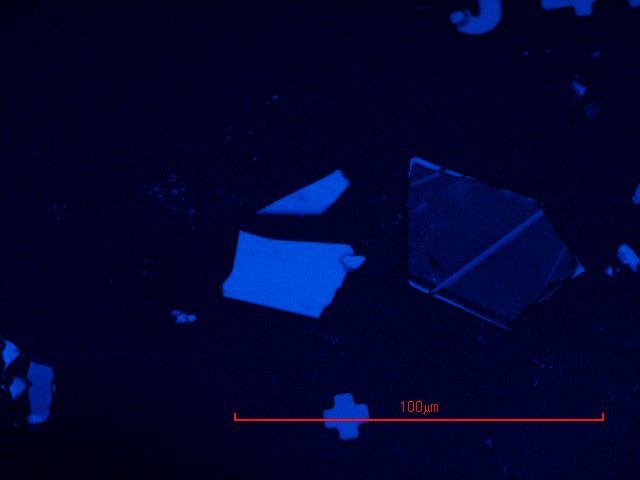
#> input picture DSL30002.TIF, 640 x 480 px, found by its file name
$ jupyter execute --allow-errors 'tmm_reflectivity filters.ipynb'   (shell and % lines are left out)
#> lines starting #> are read from the running program, lines starting #| are printed output that depends on the picture
An updated worksheet for measuring the thickness of 2D materials using a microscope.

August 12 2020 version

See also https://arxiv.org/pdf/1303.3300.pdf and Dave Northeast's paper in MRX.

[cell 1]
"""
importing modules
"""
import matplotlib.pyplot as plt
import numpy as np
import tmm as tmm
from tmm import color
import math
inf = math.inf
from scipy.interpolate import interp1d
import colorpy.illuminants
import colorpy.colormodels
from scipy.optimize import curve_fit
from pylab import *

import pandas as pd

#> (a cell that did not finish here is left out)

[cell 3]
# [60 lines left out: function calc_transmittances, not called in this run]

[cell 4]
""" Plot reflectance of silicon/silicon dioxide, and with a monolayer of graphene
"""

    # list of layer thicknesses in nm
d_list = [inf,295,inf]

    # list of wavenumbers to plot in nm^-1
lamb=np.linspace(400,750,num=400)
    # initialize lists of y-values to plot
Rnorm=[]

    #reflectances = color.calc_reflectances(n_fn_list, d_list, th_0)

#> (the rest of this cell did not finish here and is left out)

[cell 5]
""" Reflectivity of SiO2/Si at the filter wavelengths"""

d_list = [inf,295,inf]
l_green = 500
l_yellow = 580

#> (the rest of this cell did not finish here and is left out)

[cell 6]
""" Reflectivity of a single monolayer of graphene on SiO2/Si at filter wavelengths"""

""" Reflectivity of SiO2/Si at the filter wavelengths"""

#> (the rest of this cell did not finish here and is left out)

#> (a cell that did not finish here is left out)

#> (a cell that did not finish here is left out)

#> (a cell that did not finish here is left out)

#> (a cell that did not finish here is left out)

[cell 11]
"""Now we need to import a figure, convert it to grayscale, and measure the contrast."""
from skimage import io
from skimage.color import rgb2gray

# read the image stack
img = io.imread('DSL30002.tif')
#> img is the input picture: shape (480, 640, 3); mean R, G, B 0.7, 4.7, 47.1
# show the image
grayscale = rgb2gray(img)
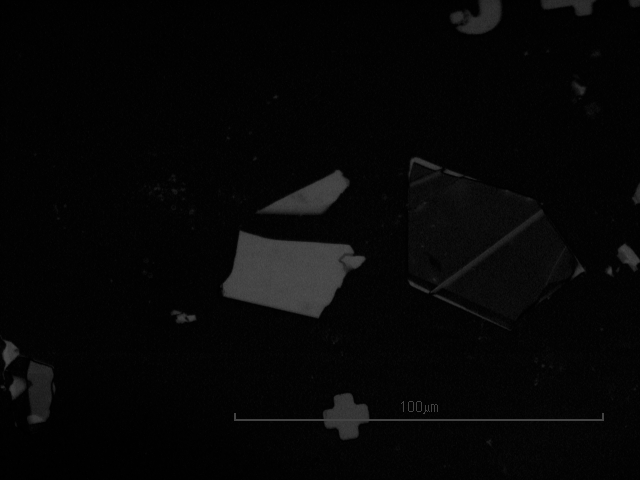
#> grayscale: shape (480, 640) float64; min 0, max 0.315, mean 0.0272

fig, axes = plt.subplots(1, 2)
ax = axes.ravel()

ax[0].imshow(img)
ax[0].set_title("Original")
ax[1].imshow(grayscale, cmap=plt.cm.gray)
ax[1].set_title("Grayscale")

fig.tight_layout()
plt.show()
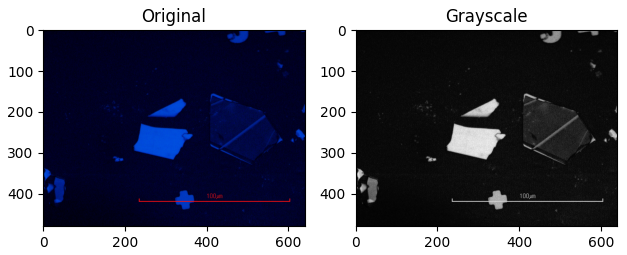
#> figure drawn by matplotlib, 2 panels

[cell 12]
contrast_pic=(grayscale[0][0]-grayscale)/grayscale[0][0]
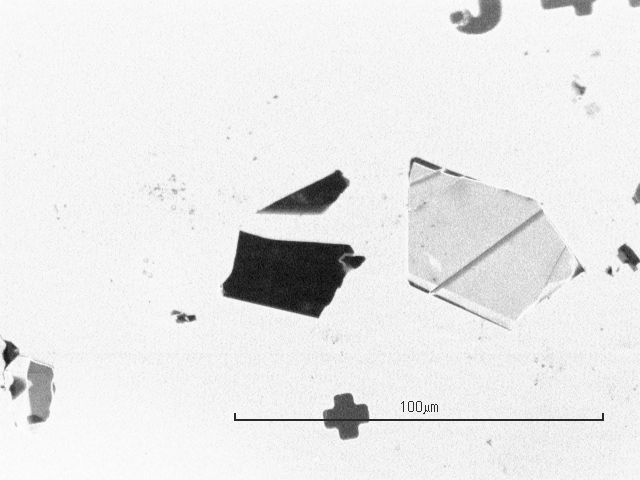
#> contrast_pic: shape (480, 640) float64; min -54.65, max 1, mean -3.81; drawn with min black and max white
fig, axes = plt.subplots(1, 2)
ax = axes.ravel()

ax[0].imshow(grayscale,cmap=plt.cm.gray)
ax[0].set_title("Original")
ax[1].imshow(contrast_pic, cmap=plt.cm.gray)
ax[1].set_title("Contrast")

fig.tight_layout()
plt.show()
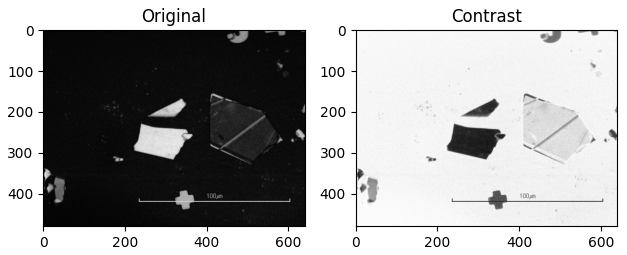
#> figure drawn by matplotlib, 2 panels

[cell 13]
plt.imshow(contrast_pic,cmap=plt.cm.gray)
plt.colorbar()
plt.show()
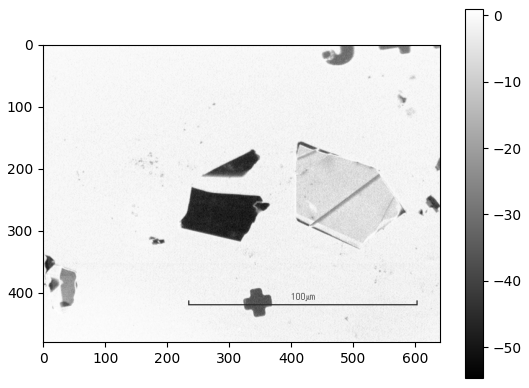
#> figure drawn by matplotlib, 2 panels

#> (a cell that did not finish here is left out)

[cell 15]
print(grayscale)
#> (printed output is left out)

#> (a cell that did not finish here is left out)

#> (a cell that did not finish here is left out)

#> (a cell that did not finish here is left out)

[cell 19]
plt.figure(figsize=(10,5))
plt.subplot(111)
#> (the rest of this cell did not finish here and is left out)

[cell 20]
from scipy.optimize import curve_fit
from pylab import *

[cell 21]
al_optics = np.genfromtxt('aluminum_optics.csv', delimiter=',')

[cell 22]
al_optics[0]

[cell 23]
photon_energies=al_optics[:,0]

[cell 24]
wavelengths=al_optics[:,1]/1e6
wavelengths=wavelengths * 1e9
wavelengths

[cell 25]
al_n=al_optics[:,2]
al_k=al_optics[:,3]
n_al = al_n + al_k*1j
al_n_fn = interp1d(wavelengths,n_al,kind='linear')
al_n_fn(500)

#> (a cell that did not finish here is left out)

#> (a cell that did not finish here is left out)

#> (a cell that did not finish here is left out)

#> (a cell that did not finish here is left out)

#> (a cell that did not finish here is left out)

#> (a cell that did not finish here is left out)

#> (a cell that did not finish here is left out)

#> (a cell that did not finish here is left out)

#> (a cell that did not finish here is left out)

#> (a cell that did not finish here is left out)

#> (a cell that did not finish here is left out)

#> (a cell that did not finish here is left out)

#> (a cell that did not finish here is left out)

#> (a cell that did not finish here is left out)

#> (a cell that did not finish here is left out)

#> (a cell that did not finish here is left out)

#> (a cell that did not finish here is left out)

#> (a cell that did not finish here is left out)

#> (a cell that did not finish here is left out)

#> (a cell that did not finish here is left out)

[cell 46]
"""
    Plot the reflectivity of graphene suspended over aluminum.

"""

lamb=np.linspace(100,1000,num=451)
susp = np.linspace(10,300,num=291)
# initialize lists of y-values to plot
Rnorm=[]
TwoDR=np.zeros((291,451))
a=0

#> (the rest of this cell did not finish here and is left out)

[cell 47]
print(lamb[2]-lamb[1])

print(susp[2]-susp[1])

[cell 48]
plt.figure(figsize=(10,5))
plt.subplot(111)
plt.imshow(TwoDR, interpolation="nearest", origin="lower",extent=[100,1000,10,300],vmin=0,vmax=1)
plt.colorbar()
plt.title('Reflection of unpolarized light off graphene suspended by 10-300 nm over Al')
plt.show()
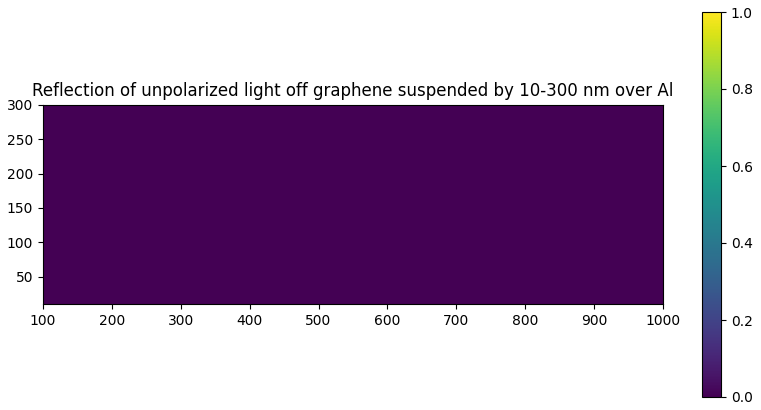
#> figure drawn by matplotlib, 2 panels

[cell 49]
sensitivity = np.gradient(TwoDR,1, axis=1)

[cell 50]
plt.figure(figsize=(10,5))
plt.subplot(111)
plt.imshow(sensitivity, interpolation="nearest", origin="lower",extent=[100,1000,10,300],vmin=-0.01,vmax=0.01)
plt.colorbar()
plt.title('dR/dx of unpolarized light off graphene suspended by 10-300 nm over Al')
plt.show()
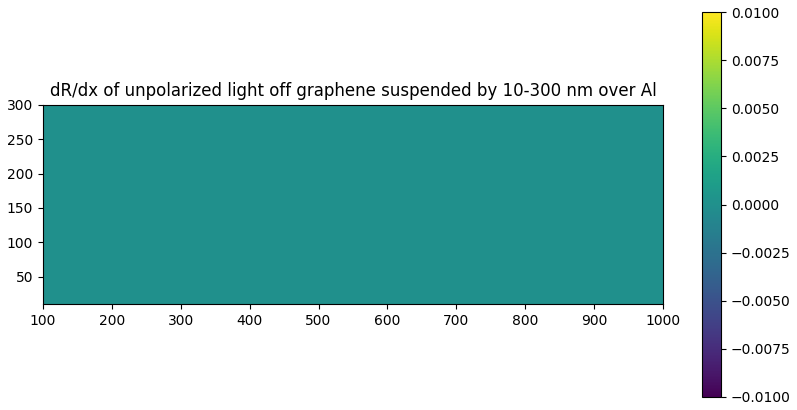
#> figure drawn by matplotlib, 2 panels

$ run again, with DSL30001.TIF copied over DSL30002.TIF
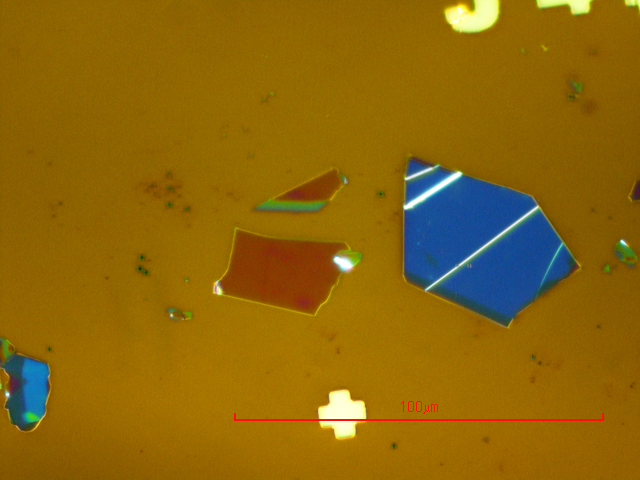
#> input picture DSL30001.TIF, 640 x 480 px, found by its file name
#> img is the input picture: shape (480, 640, 3); mean R, G, B 140.4, 102.8, 12.3
#> `contrast_pic=(grayscale[0][0]-grayscale)/grayscale[0][0]`:
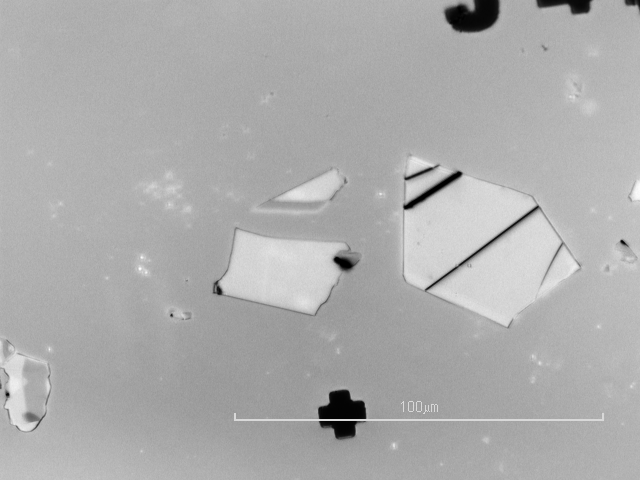
#> contrast_pic: shape (480, 640) float64; min -1.64, max 0.656, mean -0.0809; drawn with min black and max white
#> `plt.show()`:
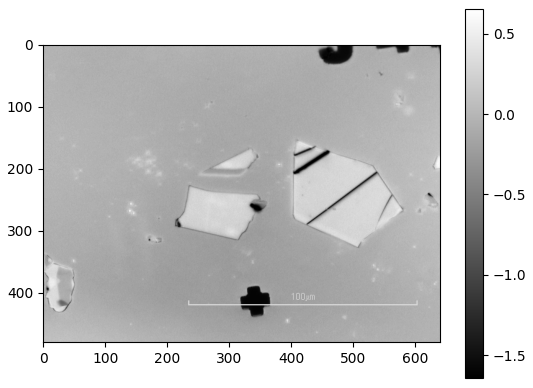
#> figure drawn by matplotlib, 2 panels
#> (printed output is left out)

$ run again, with DSL30003.TIF copied over DSL30002.TIF
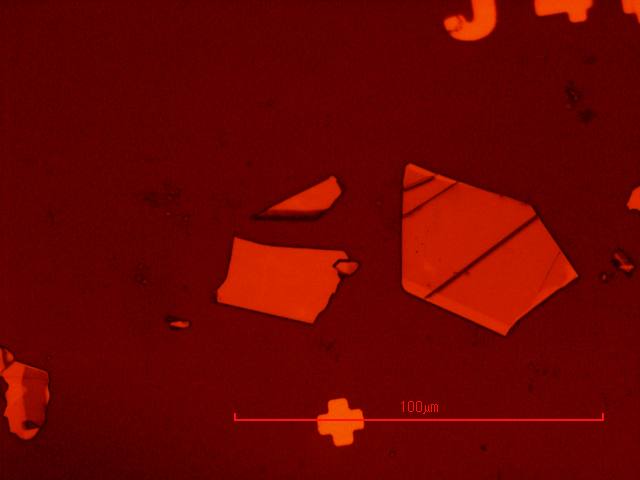
#> input picture DSL30003.TIF, 640 x 480 px, found by its file name
#> img is the input picture: shape (480, 640, 3); mean R, G, B 106.4, 4.2, 0
#> `grayscale = rgb2gray(img)`:
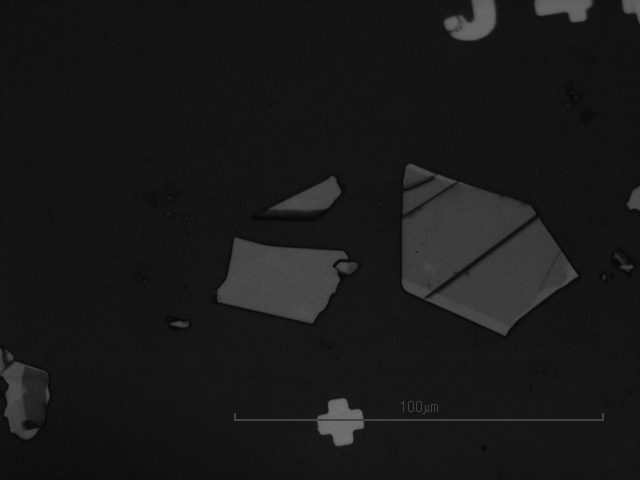
#> grayscale: shape (480, 640) float64; min 0.0267, max 0.466, mean 0.1
#> `plt.show()`:
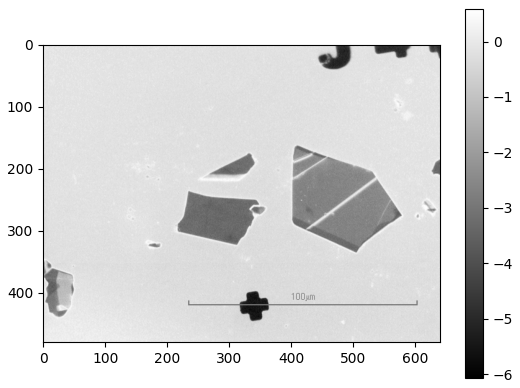
#> figure drawn by matplotlib, 2 panels
#> (printed output is left out)
